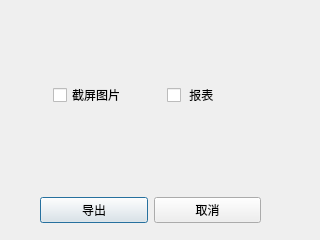
<?xml version="1.0" encoding="UTF-8"?>
<ui version="4.0">
 <class>ExportDialog</class>
 <widget class="QDialog" name="ExportDialog">
  <property name="geometry">
   <rect>
    <x>0</x>
    <y>0</y>
    <width>320</width>
    <height>240</height>
   </rect>
  </property>
  <property name="windowTitle">
   <string>Dialog</string>
  </property>
  <widget class="QWidget" name="layoutWidget">
   <property name="geometry">
    <rect>
     <x>40</x>
     <y>190</y>
     <width>221</width>
     <height>41</height>
    </rect>
   </property>
   <layout class="QHBoxLayout" name="horizontalLayout">
    <item>
     <widget class="QPushButton" name="pb_sure">
      <property name="text">
       <string>导出</string>
      </property>
     </widget>
    </item>
    <item>
     <widget class="QPushButton" name="pb_cancel">
      <property name="text">
       <string>取消</string>
      </property>
     </widget>
    </item>
   </layout>
  </widget>
  <widget class="QWidget" name="layoutWidget">
   <property name="geometry">
    <rect>
     <x>53</x>
     <y>70</y>
     <width>221</width>
     <height>51</height>
    </rect>
   </property>
   <layout class="QHBoxLayout" name="horizontalLayout_2">
    <item>
     <widget class="QCheckBox" name="cb_scshot">
      <property name="text">
       <string>截屏图片</string>
      </property>
     </widget>
    </item>
    <item>
     <widget class="QCheckBox" name="cb_report">
      <property name="text">
       <string> 报表</string>
      </property>
     </widget>
    </item>
   </layout>
  </widget>
 </widget>
 <resources/>
 <connections/>
</ui>
